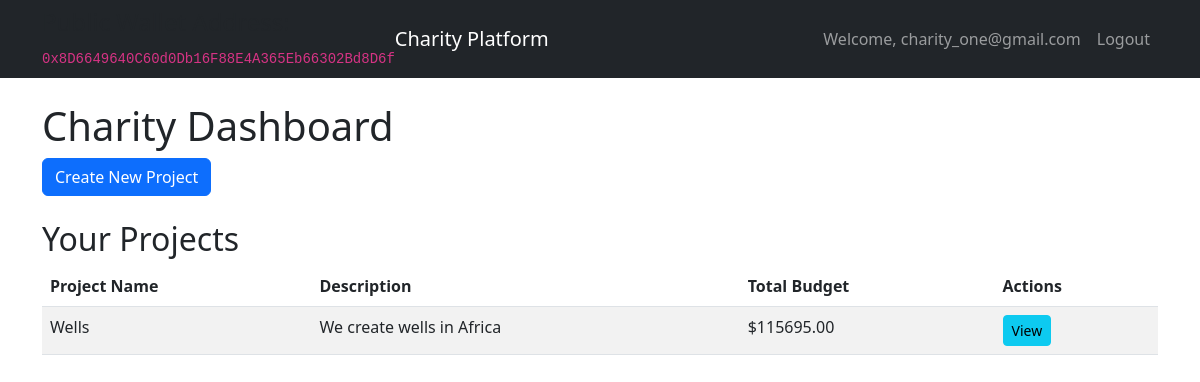
Page /dashboard (signed in) on the earlier database version.
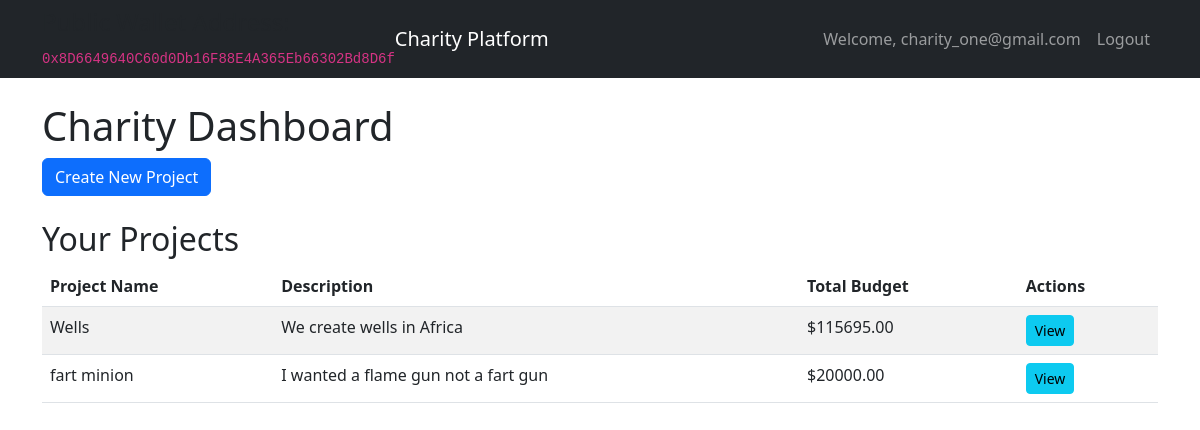
Same page on the later database version.
### models.py (models this page shows)
class User(UserMixin, db.Model):
    id = db.Column(db.Integer, primary_key=True)
    email = db.Column(db.String(100), unique=True)
    password = db.Column(db.String(100))
    name = db.Column(db.String(100))
    role = db.Column(db.String(20))  # donor, company, or charity
    wallet_address = db.Column(db.String(100))
    projects = db.relationship('Project', backref='charity', lazy=True)
    donations = db.relationship('Donation', backref='donor', lazy=True)

class Project(db.Model):
    id = db.Column(db.Integer, primary_key=True)
    name = db.Column(db.String(100))
    description = db.Column(db.Text)
    total_budget = db.Column(db.Float)
    user_id = db.Column(db.Integer, db.ForeignKey('user.id'))
    project_companies = db.relationship('ProjectCompany', backref='project', lazy=True)
    donations = db.relationship('Donation', backref='project', lazy=True)

### app.py (the view)
@app.route('/dashboard')
@login_required
def dashboard():
    if current_user.role == 'donor':
        return redirect(url_for('home'))
    if current_user.role == 'charity':
        projects = Project.query.filter_by(user_id=current_user.id).all()
        return render_template('charity_dashboard.html', user=current_user, projects=projects)
    return render_template('dashboard.html', user=current_user)

### app.py (called while the page is built)
@login_manager.user_loader
def load_user(user_id):
    return User.query.get(int(user_id))

### templates/charity_dashboard.html (shortened to what this page needs)
<!DOCTYPE html>
<html lang="en">
<head>
    <link href="https://cdn.jsdelivr.net/npm/bootstrap@5.3.0-alpha1/dist/css/bootstrap.min.css" rel="stylesheet">
</head>
<body>
    <nav class="navbar navbar-expand-lg navbar-dark bg-dark">
        <div class="container">
            {% if user.role == 'charity' and user.wallet_address %}
                <div class="wallet-info">
                    <h4>Public Wallet Address:</h4>
                    <code>{{ user.wallet_address }}</code>
                </div>
            {% endif %}
            <a class="navbar-brand" href="#">Charity Platform</a>
            <div class="collapse navbar-collapse" id="navbarNav">
                <ul class="navbar-nav ms-auto">
                    <li class="nav-item">
                        <span class="nav-link">Welcome, {{ user.email }}</span>
                    </li>
                    <li class="nav-item">
                        <a class="nav-link" href="{{ url_for('logout') }}">Logout</a>
                    </li>
                </ul>
            </div>
        </div>
    </nav>
    <div class="container mt-4">
        <h1>Charity Dashboard</h1>
        <div class="row mb-4">
            <div class="col">
                <a href="{{ url_for('create_project') }}" class="btn btn-primary">Create New Project</a>
            </div>
        </div>
        <h2>Your Projects</h2>
        {% if projects %}
            <div class="table-responsive">
                <table class="table table-striped">
                    <thead>
                        <tr>
                            <th>Project Name</th>
                            <th>Description</th>
                            <th>Total Budget</th>
                            <th>Actions</th>
                        </tr>
                    </thead>
                    <tbody>
                        {% for project in projects %}
                            <tr>
                                <td>{{ project.name }}</td>
                                <td>{{ project.description }}</td>
                                <td>${{ "%.2f"|format(project.total_budget) }}</td>
                                <td>
                                    <a href="{{ url_for('view_project', project_id=project.id) }}" class="btn btn-sm btn-info">View</a>
                                </td>
                            </tr>
                        {% endfor %}
                    </tbody>
                </table>
            </div>
        {% else %}
            <p>You haven't created any projects yet.</p>
        {% endif %}
    </div>
</body>
</html>

Differences in the rows shown:
added Project: name "fart minion", description "I wanted a flame gun not a fart gun", total_budget "20000.00"
